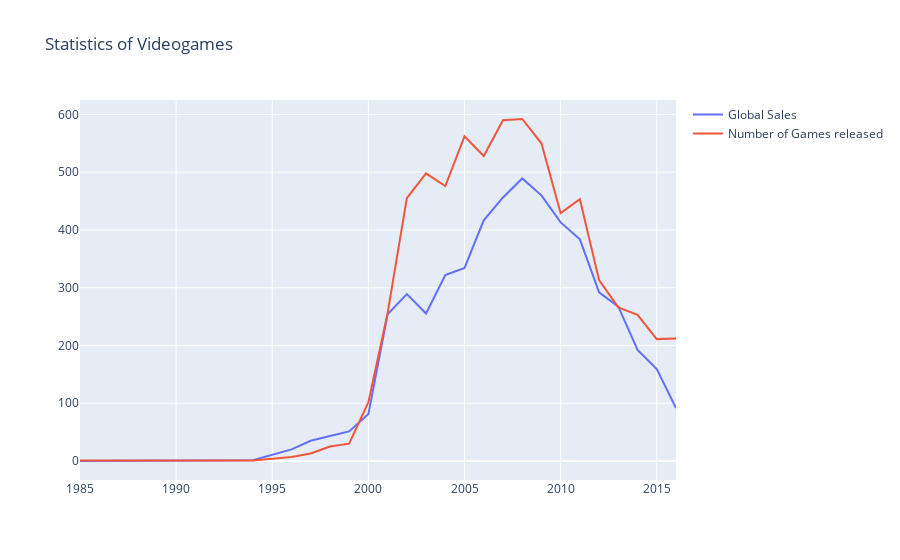

Write notebook code for a chart like this one.
### Code cell
trace0 = go.Scatter(
    x=years_df.index,
    y=years_df.Global_Sales,
    name='Global Sales'
)

trace1 = go.Scatter(
    x=years_df.index,
    y=years_df.Number_of_Games,
    name='Number of Games released'
)

data = [trace0, trace1]
layout = {'title': 'Statistics of Videogames'}

fig = go.Figure(data=data, layout=layout)
iplot(fig, show_link=False)

### Figure 1 — Plotly figure (JSON) as saved in the notebook; plotly's stock layout.template omitted (floating-point values rounded to 4 significant figures)
{"data": [{"name": "Global Sales", "type": "scatter", "x": [1985, 1988, 1992, 1994, 1996, 1997, 1998, 1999, 2000, 2001, 2002, 2003, 2004, 2005, 2006, 2007, 2008, 2009, 2010, 2011, 2012, 2013, 2014, 2015, 2016], "y": [0.03, 0.03, 0.03, 1.27, 20.1, 35.01, 43.18, 51.17, 81.24, 253.9, 288.8, 255.3, 321.8, 334.3, 416.7, 456.2, 489.1, 459.9, 413.0, 383.7, 291.9, 267.2, 192.4, 159.2, 91.56]}, {"name": "Number of Games released", "type": "scatter", "x": [1985, 1988, 1992, 1994, 1996, 1997, 1998, 1999, 2000, 2001, 2002, 2003, 2004, 2005, 2006, 2007, 2008, 2009, 2010, 2011, 2012, 2013, 2014, 2015, 2016], "y": [1, 1, 1, 1, 7, 13, 25, 30, 102, 256, 455, 498, 476, 562, 528, 590, 592, 550, 429, 453, 313, 266, 253, 211, 212]}], "layout": {"title": {"text": "Statistics of Videogames"}}}
